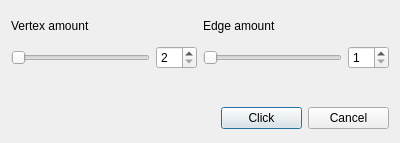
<?xml version="1.0" encoding="UTF-8"?>
<ui version="4.0">
 <class>DialogGraphSetting</class>
 <widget class="QDialog" name="DialogGraphSetting">
  <property name="geometry">
   <rect>
    <x>0</x>
    <y>0</y>
    <width>400</width>
    <height>143</height>
   </rect>
  </property>
  <property name="windowTitle">
   <string>Dialog</string>
  </property>
  <layout class="QGridLayout" name="gridLayout">
   <item row="0" column="1">
    <layout class="QVBoxLayout" name="verticalLayout_edge">
     <item>
      <widget class="QLabel" name="label_edge">
       <property name="text">
        <string>Edge amount</string>
       </property>
      </widget>
     </item>
     <item>
      <layout class="QHBoxLayout" name="horizontalLayout_edge">
       <item>
        <widget class="QSlider" name="horizontalSlider_edge">
         <property name="minimum">
          <number>1</number>
         </property>
         <property name="maximum">
          <number>20</number>
         </property>
         <property name="orientation">
          <enum>Qt::Horizontal</enum>
         </property>
        </widget>
       </item>
       <item>
        <widget class="QSpinBox" name="spinBox_edge">
         <property name="minimum">
          <number>1</number>
         </property>
         <property name="maximum">
          <number>20</number>
         </property>
        </widget>
       </item>
      </layout>
     </item>
    </layout>
   </item>
   <item row="2" column="0" colspan="2">
    <widget class="QWidget" name="widget" native="true">
     <widget class="QWidget" name="layoutWidget">
      <property name="geometry">
       <rect>
        <x>210</x>
        <y>30</y>
        <width>168</width>
        <height>26</height>
       </rect>
      </property>
      <layout class="QHBoxLayout" name="horizontalLayout_2">
       <item>
        <widget class="QPushButton" name="pushButton_accept">
         <property name="text">
          <string>Click</string>
         </property>
        </widget>
       </item>
       <item>
        <widget class="QPushButton" name="pushButton_cancel">
         <property name="text">
          <string>Cancel</string>
         </property>
        </widget>
       </item>
      </layout>
     </widget>
    </widget>
   </item>
   <item row="0" column="0">
    <layout class="QVBoxLayout" name="verticalLayout_veretex">
     <item>
      <widget class="QLabel" name="label_vertex">
       <property name="text">
        <string>Vertex amount</string>
       </property>
      </widget>
     </item>
     <item>
      <layout class="QHBoxLayout" name="horizontalLayout">
       <item>
        <widget class="QSlider" name="horizontalSlider_vertex">
         <property name="minimum">
          <number>2</number>
         </property>
         <property name="maximum">
          <number>20</number>
         </property>
         <property name="orientation">
          <enum>Qt::Horizontal</enum>
         </property>
        </widget>
       </item>
       <item>
        <widget class="QSpinBox" name="spinBox_vertex">
         <property name="minimum">
          <number>2</number>
         </property>
         <property name="maximum">
          <number>20</number>
         </property>
        </widget>
       </item>
      </layout>
     </item>
    </layout>
   </item>
  </layout>
 </widget>
 <resources/>
 <connections/>
</ui>
